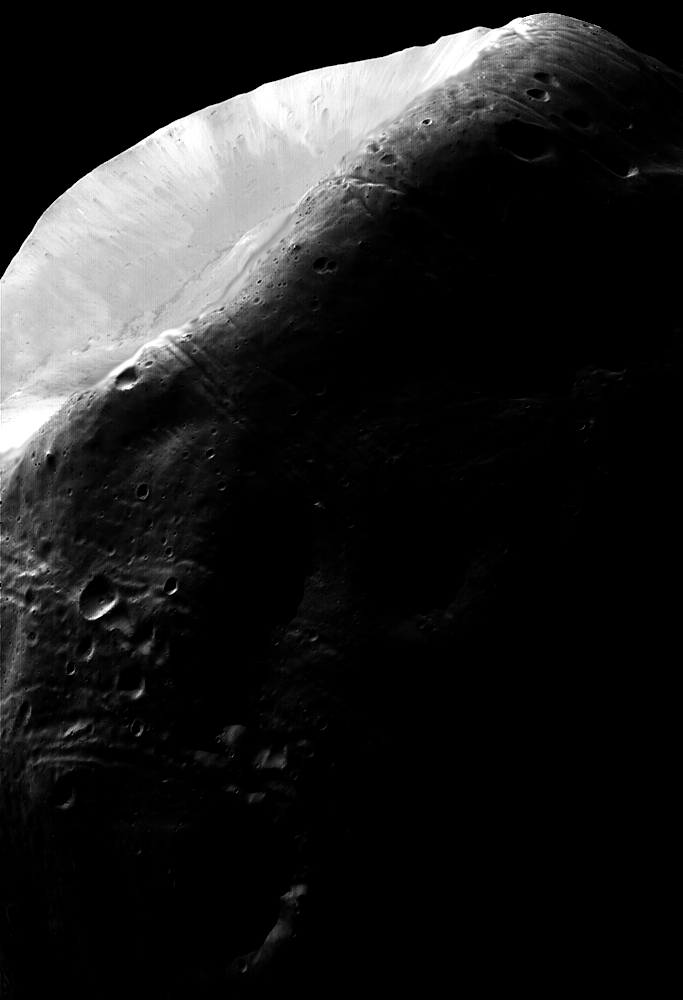
%> input picture DIPUM2E_International_Original_Book_Images/DIPUM2E_International_Original_Book_Images/DIPUM2E_International_Ed_CH02_Images/Fig0210(a).tif, 683 x 1000 px
$ octave e2_7.m   (GNU Octave 9; MATLAB toolbox functions it lacks are replaced by stand-ins)
%> lines starting %> are read from the running program, lines starting %| are printed output that depends on the picture
clc,clear,close all;
f = imread('Fig0210(a).tif');
%> f is the input picture: size 1000x683 uint8; min 0, max 255, mean 31.7
g1 = adapthisteq(f);
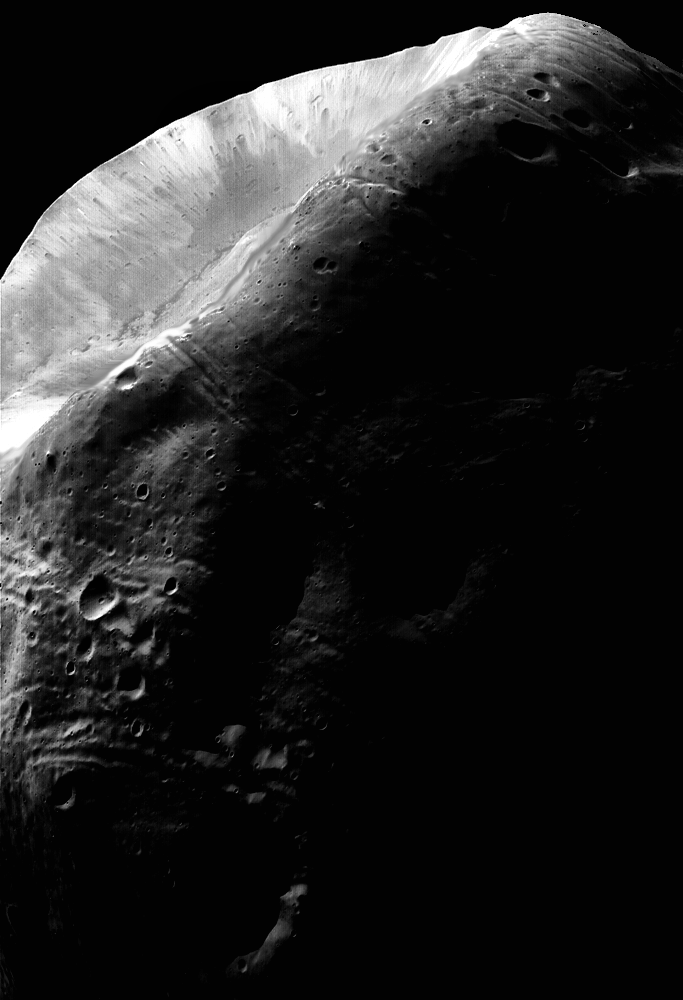
%> g1: size 1000x683 uint8; min 0, max 255, mean 34.9
g2 = adapthisteq(f,'NumTiles',[25 25]);
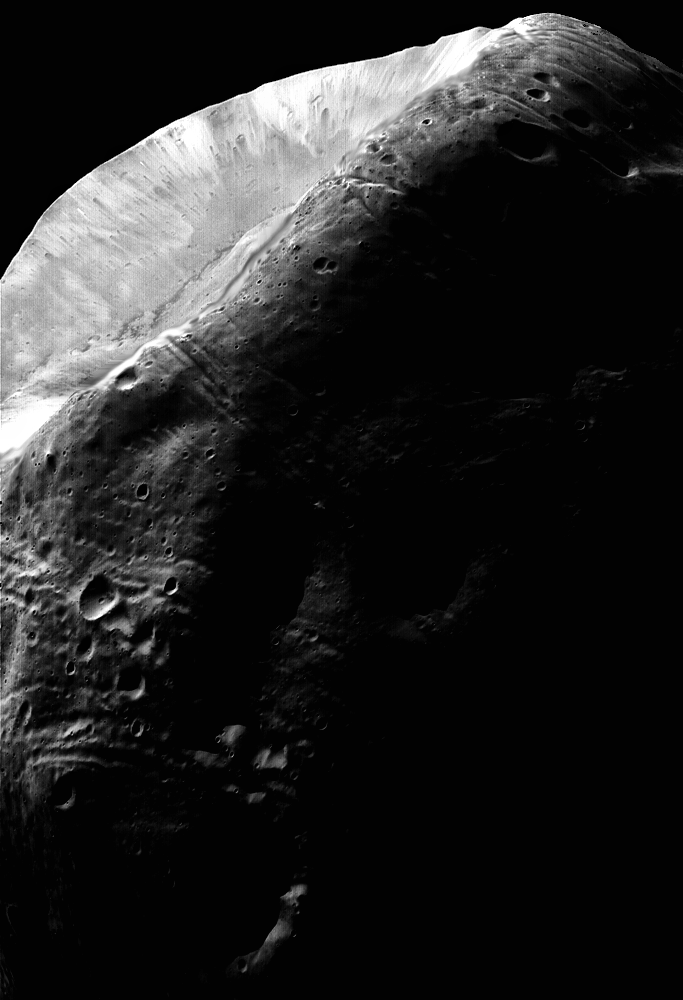
%> g2: size 1000x683 uint8; min 0, max 255, mean 35.4
g3 = adapthisteq(f, 'NumTiles',[25 25],'ClipLimit',0.05);
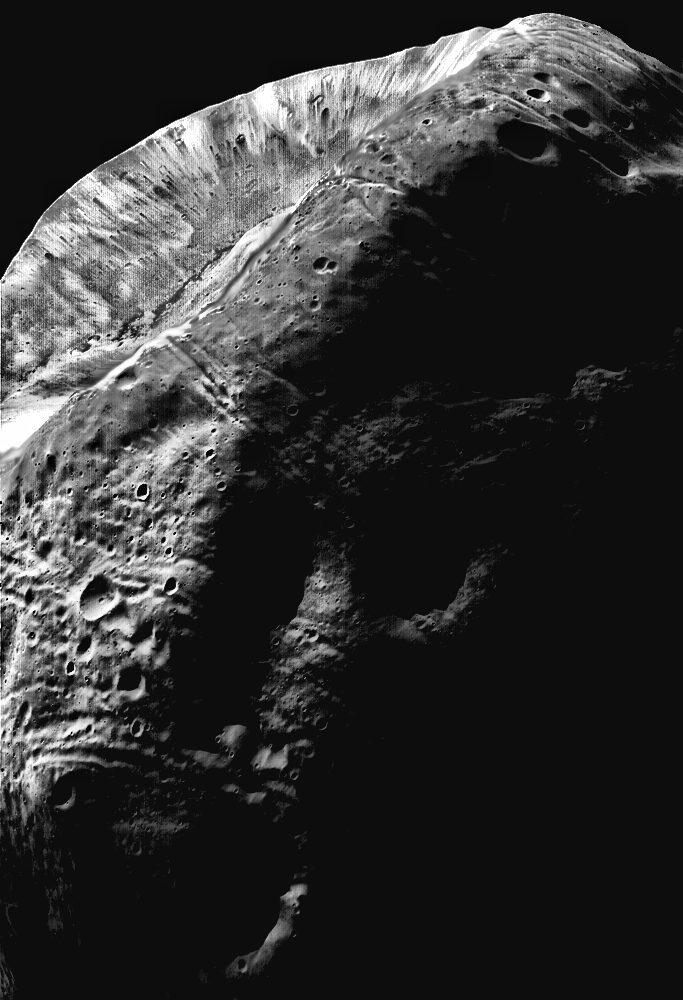
%> g3: size 1000x683 uint8; min 0, max 255, mean 49
figure
subplot(141),imshow(f,[])
subplot(142),imshow(g1,[])
subplot(143),imshow(g2,[])
subplot(144),imshow(g3,[])

$ run again, with DIPUM2E_International_Original_Book_Images/DIPUM2E_International_Original_Book_Images/DIPUM2E_International_Ed_CH02_Images/Fig0203(a).tif copied over DIPUM2E_International_Original_Book_Images/DIPUM2E_International_Original_Book_Images/DIPUM2E_International_Ed_CH02_Images/Fig0210(a).tif
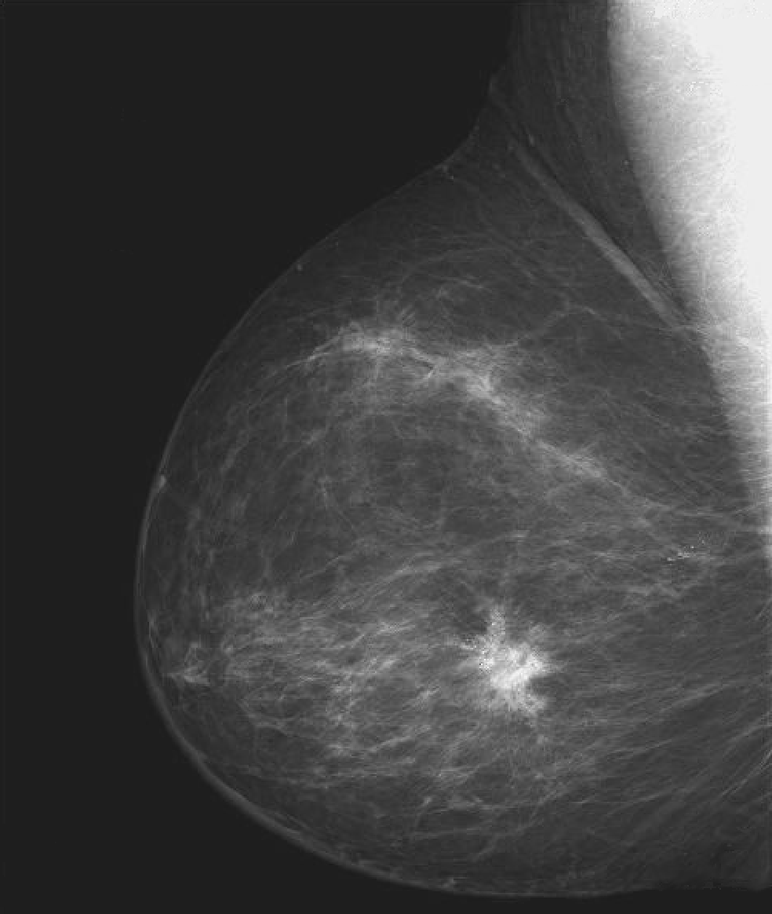
%> input picture DIPUM2E_International_Original_Book_Images/DIPUM2E_International_Original_Book_Images/DIPUM2E_International_Ed_CH02_Images/Fig0203(a).tif, 772 x 914 px, shrunk from 984 x 1164 before the run
%> f is the input picture: size 914x772 uint8; min 18, max 255, mean 66.6
%> `g1 = adapthisteq(f);`:
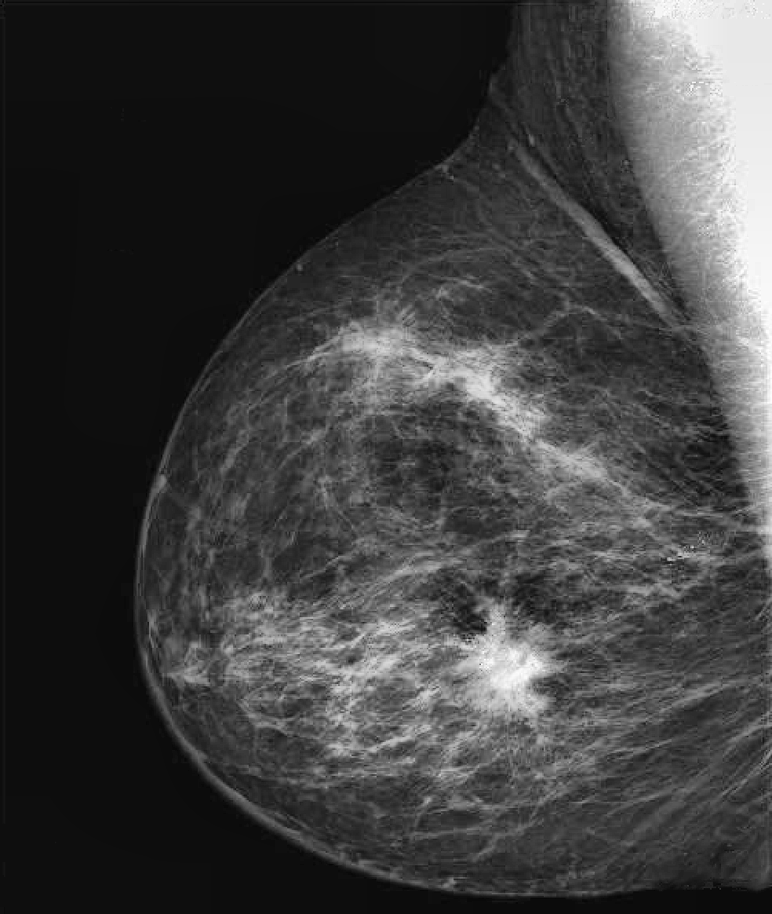
%> g1: size 914x772 uint8; min 0, max 255, mean 61.6
%> `g3 = adapthisteq(f, 'NumTiles',[25 25],'ClipLimit',0.05);`:
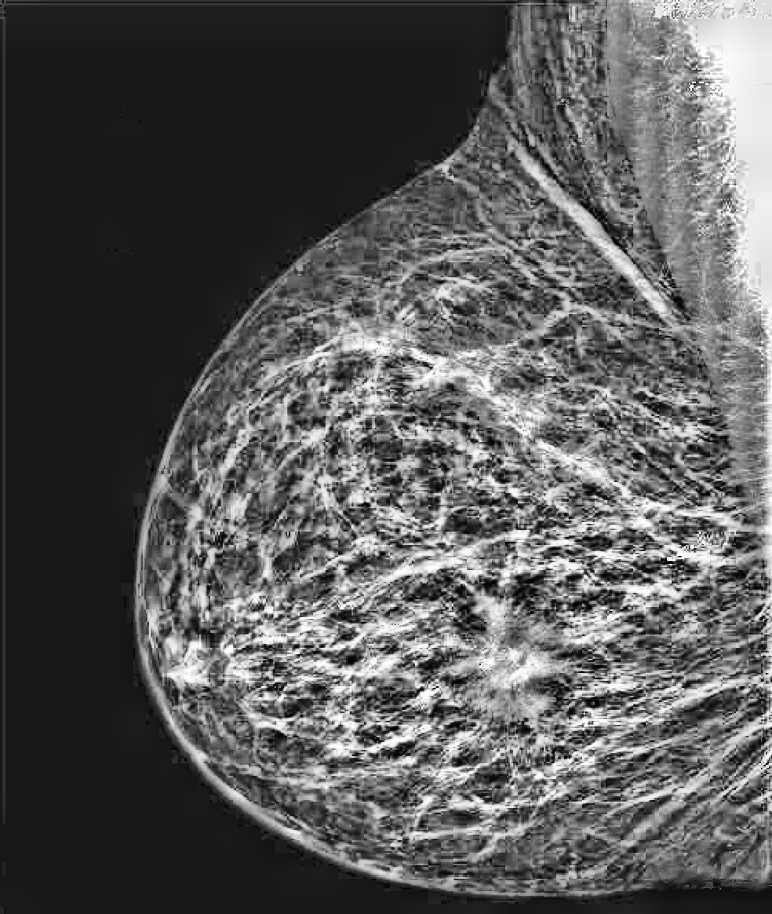
%> g3: size 914x772 uint8; min 0, max 255, mean 88.4

$ run again, with DIPUM2E_International_Original_Book_Images/DIPUM2E_International_Original_Book_Images/DIPUM2E_International_Ed_CH02_Images/Fig0205(a).tif copied over DIPUM2E_International_Original_Book_Images/DIPUM2E_International_Original_Book_Images/DIPUM2E_International_Ed_CH02_Images/Fig0210(a).tif
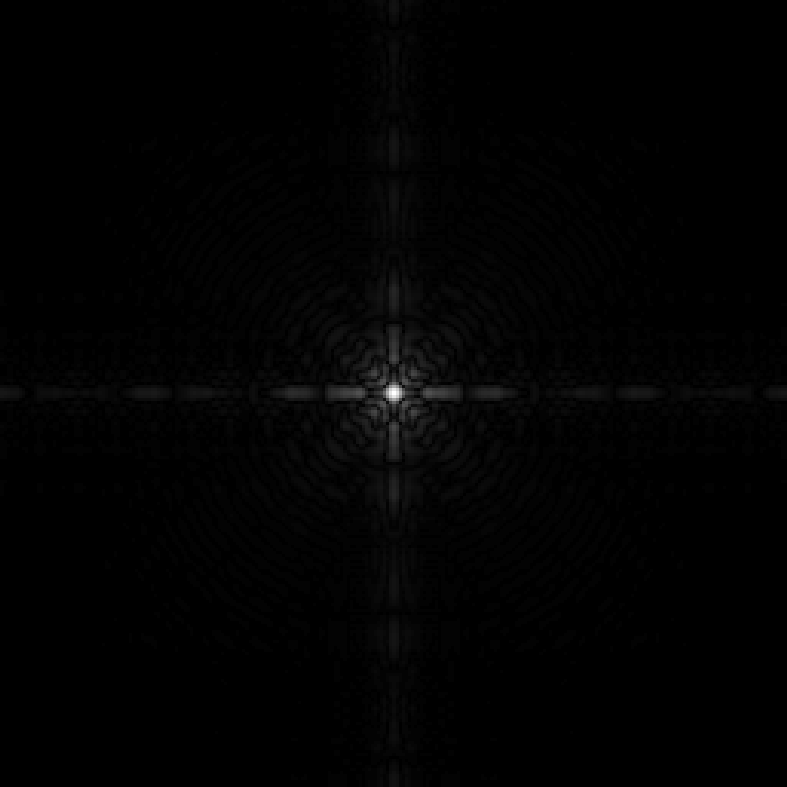
%> input picture DIPUM2E_International_Original_Book_Images/DIPUM2E_International_Original_Book_Images/DIPUM2E_International_Ed_CH02_Images/Fig0205(a).tif, 787 x 787 px
%> f is the input picture: size 787x787 uint8; min 0, max 255, mean 2.1
%> `g3 = adapthisteq(f, 'NumTiles',[25 25],'ClipLimit',0.05);`:
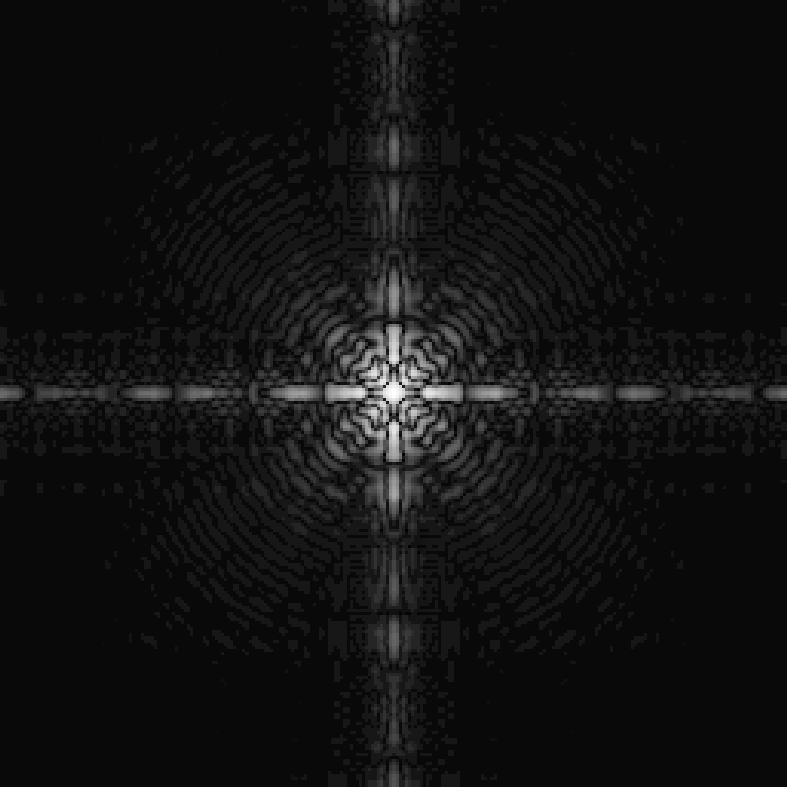
%> g3: size 787x787 uint8; min 0, max 255, mean 17.8

$ run again, with DIPUM2E_International_Original_Book_Images/DIPUM2E_International_Original_Book_Images/DIPUM2E_International_Ed_CH02_Images/Fig0206(a).tif copied over DIPUM2E_International_Original_Book_Images/DIPUM2E_International_Original_Book_Images/DIPUM2E_International_Ed_CH02_Images/Fig0210(a).tif
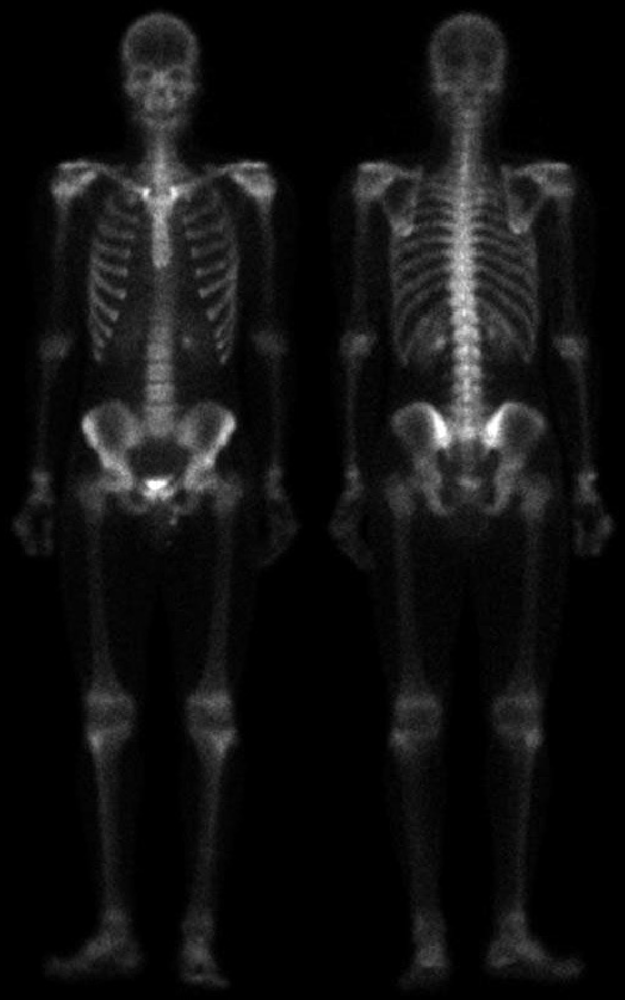
%> input picture DIPUM2E_International_Original_Book_Images/DIPUM2E_International_Original_Book_Images/DIPUM2E_International_Ed_CH02_Images/Fig0206(a).tif, 625 x 1000 px, shrunk from 1026 x 1641 before the run
%> f is the input picture: size 1000x625 uint8; min 0, max 255, mean 17.1
%> `g2 = adapthisteq(f,'NumTiles',[25 25]);`:
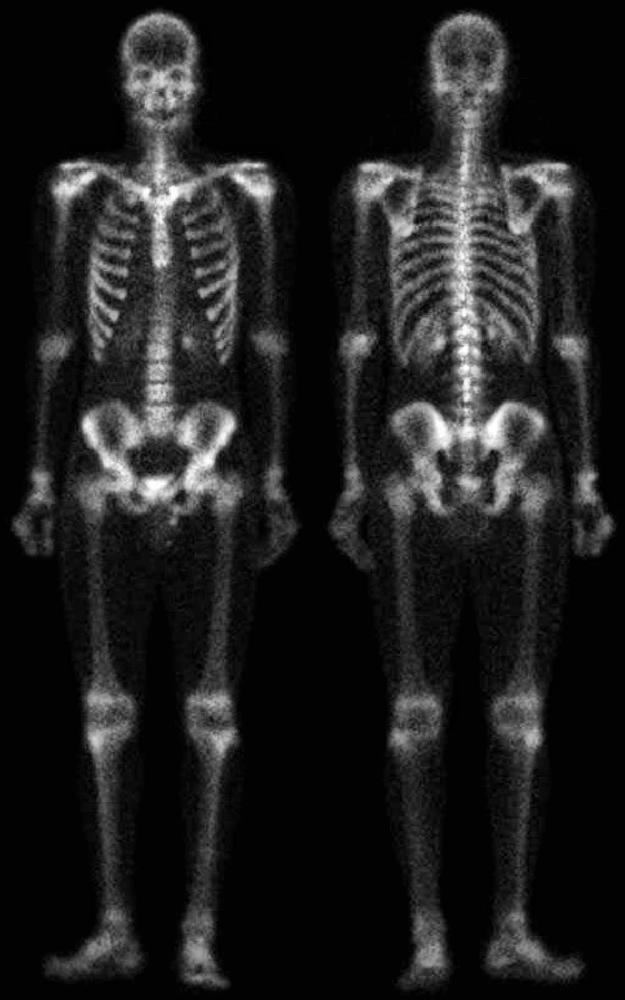
%> g2: size 1000x625 uint8; min 0, max 255, mean 31.1
%> `g3 = adapthisteq(f, 'NumTiles',[25 25],'ClipLimit',0.05);`:
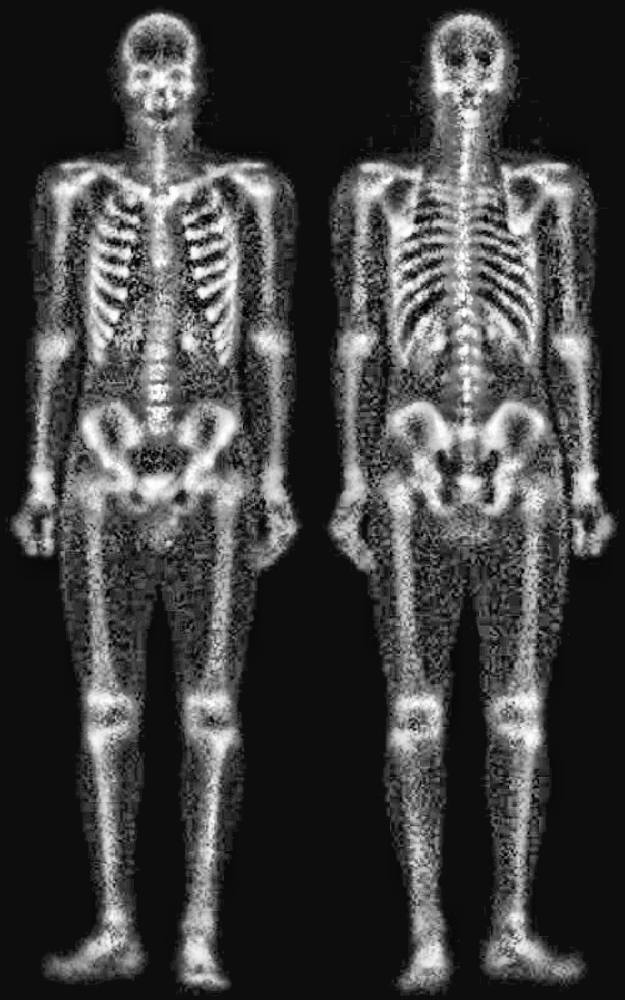
%> g3: size 1000x625 uint8; min 0, max 255, mean 65.6
